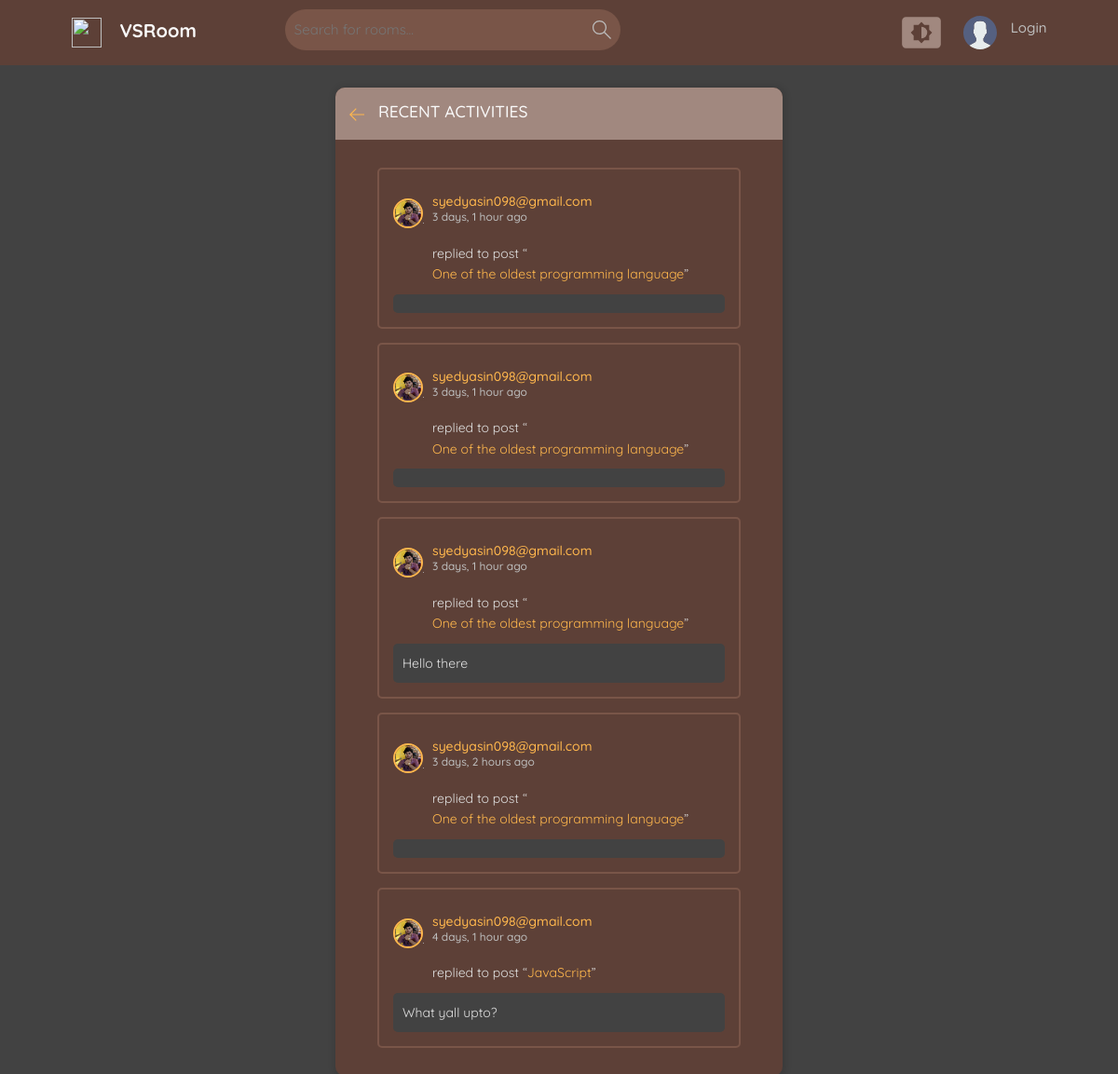
The page /activity/ on the database as committed earlier.
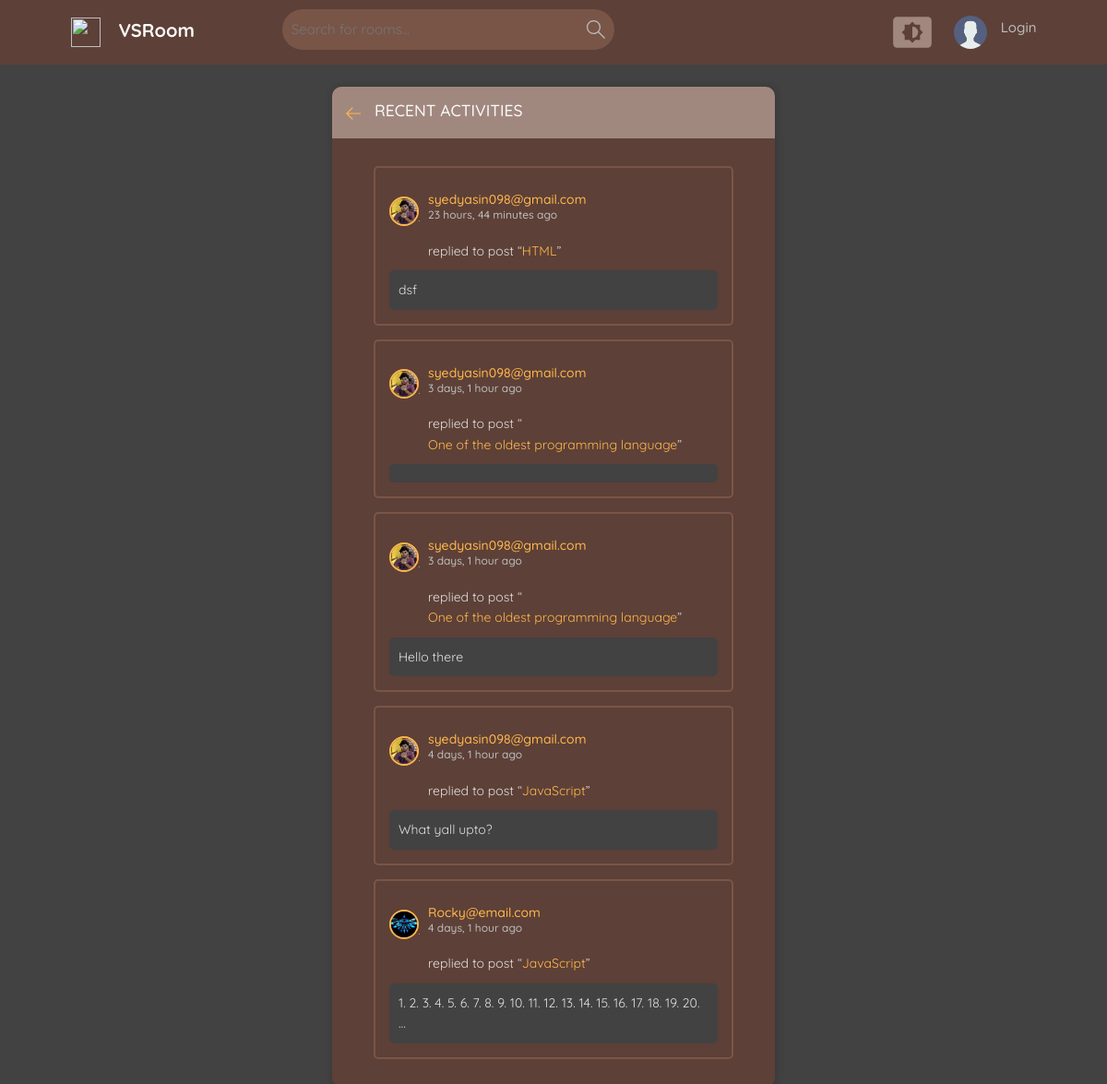
The same page on the database as committed later.
### base/models.py (models this page shows, shortened)
class Message(models.Model):
    user = models.ForeignKey(User, on_delete=models.CASCADE)
    room = models.ForeignKey(Room, on_delete=models.CASCADE)
    body = models.TextField(blank=True)
    updated = models.DateTimeField(auto_now=True)
    created = models.DateTimeField(auto_now_add=True)
    class Meta:
        ordering = ['-updated', '-created']

class User(AbstractUser):
    name = models.CharField(max_length=200, null=True)
    email = models.EmailField(unique=True ,null=True)
    bio = models.TextField(null=True, blank=True)
    avatar = models.ImageField(null=True, default="avatar.svg")
    USERNAME_FIELD = 'email'
    REQUIRED_FIELDS = ['username']

class Room(models.Model):
    host = models.ForeignKey(User, on_delete=models.SET_NULL, null=True)
    topic = models.ForeignKey(Topic, on_delete=models.SET_NULL, null=True)
    name = models.CharField(max_length=200)
    description = models.TextField(null=True, blank=True)
    participants = models.ManyToManyField(User, related_name='participants', blank=True)
    updated = models.DateTimeField(auto_now=True)
    created = models.DateTimeField(auto_now_add=True)
    class Meta:
        ordering = ['-updated', '-created']
    def __str__(self):
        return str(self.name)

### base/views.py (the view)
# urls.py: path('activity/', views.activityPage, name='activity')
def activityPage(request):
    messages = Message.objects.all()[:5]
    return render(request, 'base/activity.html', {"messages" : messages})

### base/templates/base/activity.html (shortened to what this page needs)
{% extends 'base/main.html' %}
{% load static %}
{% block text %}
  <main class="layout">
    <div class="container">
      <div class="layout__box">
        <div class="layout__boxHeader">
          <div class="layout__boxTitle">
            <a href="{% url 'home' %}">
              <svg version="1.1"
                   xmlns="http://www.w3.org/2000/svg"
                   width="32"
                   height="32"
                   viewBox="0 0 32 32">
                <title>arrow-left</title>
                <path d="M13.723 2.286l-13.723 13.714 13.719 13.714 1.616-1.611-10.96-10.96h27.625v-2.286h-27.625l10.965-10.965-1.616-1.607z">
                </path>
              </svg>
            </a>
            <h3>Recent Activities</h3>
          </div>
        </div>
        <div class="activities-page layout__body">
          {% for message in messages %}
            <div class="activities__box">
              <div class="activities__boxHeader roomListRoom__header">
                <a href="{% url 'user-profile' message.user.id %}"
                   class="roomListRoom__author">
                  <div class="avatar avatar--small">
                    <img src="{{ message.user.avatar.url }}" />
                  </div>
                  <p>
                    {{ message.user }}
                    <span>{{ message.created | timesince }} ago</span>
                  </p>
                </a>
              </div>
              <div class="activities__boxContent">
                <p>
                  replied to post “<a href="{% url 'room' message.room.id %}">{{ message.room }}</a>”
                </p>
                <div class="activities__boxRoomContent">
                  {{ message.body| truncatewords:20 }}
                </div>
              </div>
            </div>
          {% endfor %}
        </div>
      </div>
    </div>
  </main>
{% endblock text %}

### base/templates/base/main.html (shortened to what this page needs)
<!DOCTYPE html>
{% load static %}
<html lang="en">
<head>
  <link href="https://cdn.jsdelivr.net/npm/bootstrap@5.3.3/dist/css/bootstrap.min.css" rel="stylesheet"
>
  <link rel="stylesheet" href="{% static 'styles/style.css' %}" />
</head>
<body>
  {% include 'base/nav.html' %}
  {% block text %}
  {% endblock %}
</body>
</html>

### base/templates/base/nav.html (shortened to what this page needs)
{% load static %}
<header class="header header--loggedIn">
  <div class="container">
    <a href="{% url 'home' %}" class="header__logo">
      <img src="{% static 'Images/poetry.png' %}" />
      <h1>VSRoom</h1>
    </a>
    <form class="header__search" method="GET" action="{% url 'home' %}">
      <label>
        <input name="q" placeholder="Search for rooms..." />
      </label>
    </form>
    <nav class="header__menu">
      <div class="dropdown-container">
        <div class="color-theme-menu">
        </div>
      </div>
      {% if request.user.is_authenticated %}
      <div class="header__user">
        <a href="{% url 'user-profile' request.user.id %}">
          <div class="avatar avatar--medium active">
            <img src="{{request.user.avatar.url}}" />
          </div>
          <p>{{request.user.name}}<span>{{request.user.username}}</span></p>
        </a>
        <button class="dropdown-button">
          <svg version="1.1" xmlns="http://www.w3.org/2000/svg" width="32" height="32" viewBox="0 0 32 32">
            <title>chevron-down</title>
            <path d="M16 21l-13-13h-3l16 16 16-16h-3l-13 13z"></path>
          </svg>
        </button>
      </div>
      {% else %}
      <a href="{% url 'login' %}">
        <img src="{% static 'Images/avatar.svg' %}" />
        <p>Login</p>
      </a>
      {% endif %}
    </nav>
  </div>
</header>

Rows that differ between the two databases and show on the page:
removed Message: user.avatar (picture), user "syedyasin098@gmail.com", created "3 days, 1 hour", room "One of the oldest programming language"
removed Message: user.avatar (picture), user "syedyasin098@gmail.com", created "3 days, 2 hours", room "One of the oldest programming language"
added Message: user.avatar (picture), user "syedyasin098@gmail.com", created "23 hours, 44 minutes", room "HTML", body "dsf"
now on this page (row unchanged): Message: user.avatar (picture), user "Rocky@email.com", created "4 days, 1 hour", room "JavaScript", body "1. 2. 3. 4. 5. 6. 7. 8. 9. 10. 11. 12. 13. 14. 15. 16. 17. 18. 19. 20. …"
